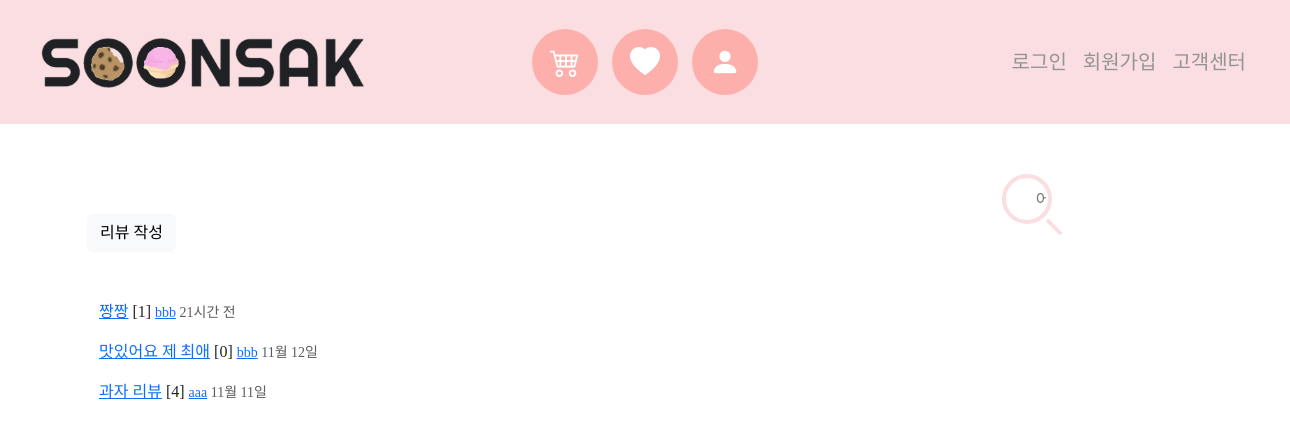
The page /reviews/ on the database as committed earlier.
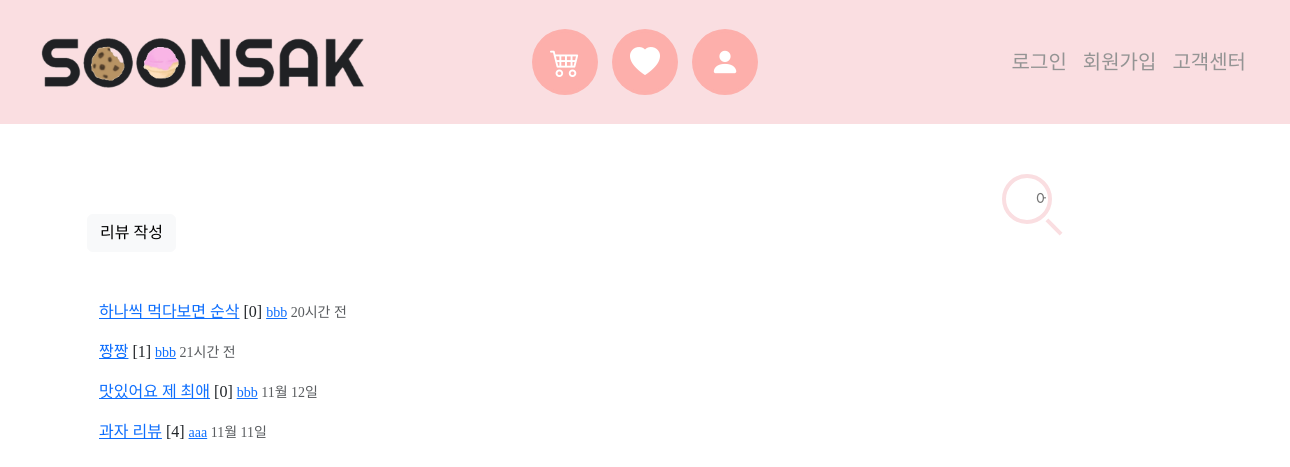
The same page on the database as committed later.
### reviews/models.py (models this page shows)
class Review(models.Model):
    content = models.TextField()
    review_image = ProcessedImageField(
        upload_to="images/reviews/",
        blank=True,
        processors=[ResizeToFill(300, 300)],
        format="JPEG",
        options={"quality": 100},
    )
    created_at = models.DateTimeField(auto_now_add=True, verbose_name='등록 시간')
    updated_at = models.DateTimeField(auto_now=True)
    user = models.ForeignKey(User, on_delete=models.CASCADE, related_name='review_user')
    @property
    def created_string(self):
        time = datetime.now(tz=timezone.utc) - self.created_at
        if time < timedelta(minutes=1):
            return '방금 전'
        elif time < timedelta(hours=1):
            return str(int(time.seconds / 60)) + '분 전'
        elif time < timedelta(days=1):
            return str(int(time.seconds / 3600)) + '시간 전'
        else:
            return False
    review_comments = models.PositiveIntegerField(verbose_name='댓글 수', null=True)

### accounts/models.py (models this page shows)
class User(AbstractUser):
    pass
    address = models.CharField(max_length=250)
    followings = models.ManyToManyField('self', symmetrical=False, related_name='followers')
    profile_image = ProcessedImageField(
        upload_to="images/accounts/",
        blank=True,
        processors=[ResizeToFill(300, 300)],
        format="JPEG",
        options={"quality": 100},
    )

### reviews/views.py (the view)
# urls.py: path('', views.index, name="index"),
@require_safe
def index(request):
    reviews = Review.objects.order_by('-pk')
    context = {
        'reviews' : reviews
    }
    return render(request, 'reviews/index.html', context)

### reviews/templates/reviews/index.html
{% extends 'base.html' %}
{% load django_bootstrap5 %}
{% block content %}
  <a href="{% url 'reviews:create' %}" class="btn btn-light">리뷰 작성</a>
  <div class="container mt-5">
    {% for review in reviews %}
      <div class="mt-3">
        <a href="{% url 'reviews:detail' review.pk %}">{{ review.content }}</a>
        {% if review.comments %}
          <span>[{{ review.comments.count }}]</span>
        {% endif %}
        <small>
          <a href="{% url 'accounts:detail' review.user.pk %}">{{ review.user.username }}</a>
        </small>
        {% if review.created_string == False %}
          <small class="text-muted">{{ review.created_at|date:'m월 d일' }}</small>
        {% else %}
          <small class="text-muted">{{ review.created_string }}</small>
        {% endif %}
      </div>
    {% endfor %}
  </div>
{% endblock content %}

Rows that differ between the two databases and show on the page:
added Review: content "하나씩 먹다보면 순삭", comments.count "0", user.username "bbb", created_string "20시간 전"
